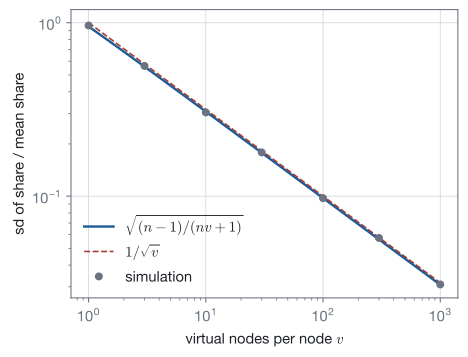

This figure's Python source:
"""Relative standard deviation of a node's share of the ring against the number of virtual nodes per node, for n = 20
nodes: the formula sqrt((n - 1)/(n v + 1)) and seeded simulations of random rings, with the curve 1/sqrt(v)."""
import os
import sys

sys.path.insert(0, os.path.join(os.path.dirname(os.path.abspath(__file__)), "..", "..", "..", "_filters"))
from figstyle import *  # noqa: E402,F403

import numpy as np  # noqa: E402

n = 20
rng = np.random.default_rng(3)


def simulate(v, trials=400):
    shares = []
    for _ in range(trials):
        p = rng.random(n * v)
        order = np.argsort(p)
        ps = p[order]
        arcs = np.diff(np.concatenate([[ps[-1] - 1], ps]))
        shares.append(np.bincount(np.arange(n * v)[order] % n, weights=arcs, minlength=n))
    return np.std(np.concatenate(shares)) * n


v = np.logspace(0, 3, 200)
fig, ax = plt.subplots(figsize=(5.2, 3.9))
ax.plot(v, np.sqrt((n - 1) / (n * v + 1)), color=ACCENT, lw=1.8, label=r"$\sqrt{(n-1)/(nv+1)}$")
ax.plot(v, 1 / np.sqrt(v), color=STATEMENT, lw=1.2, ls="--", label=r"$1/\sqrt{v}$")
pts = [1, 3, 10, 30, 100, 300, 1000]
ax.plot(pts, [simulate(x) for x in pts], "o", color=MUTED, ms=5, label="simulation")
ax.set_xscale("log"); ax.set_yscale("log")
ax.set_xlabel("virtual nodes per node $v$")
ax.set_ylabel("sd of share / mean share")
ax.grid(True, color=GRID, lw=0.6)
ax.legend(frameon=False, loc="lower left")
save_figure(fig, "vnode_balance")
